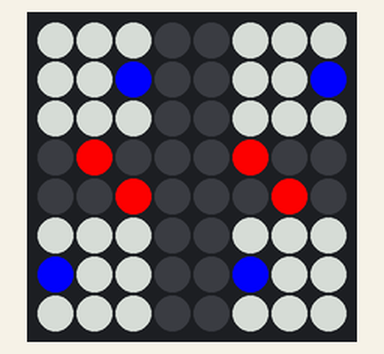
The program below on a simulated Raspberry Pi (BCM pin numbers) with a Sense HAT. Parts: the Sense HAT's 8×8 RGB LED matrix.

Above: at 0.1 s.
At 1.1 s:
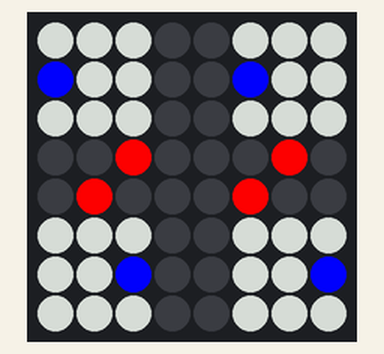

The program:

flipping_images.py
```python
from sense_hat import SenseHat
from time import sleep

sense = SenseHat()

w = (150, 150, 150)
b = (0, 0, 255)
e = (0, 0, 0)
r = (255, 0, 0)

image = [
w,w,w,e,e,w,w,w,
w,w,b,e,e,w,w,b,
w,w,w,e,e,w,w,w,
e,r,e,e,e,r,e,e,
e,e,r,e,e,e,r,e,
w,w,w,e,e,w,w,w,
b,w,w,e,e,b,w,w,
w,w,w,e,e,w,w,w,
]

sense.set_pixels(image)

while True:
    sleep(1)
    sense.flip_h()
```

Measured:
- what the display in image 1 shows lasts 1.0 s, from 1.0 s to 2.0 s
